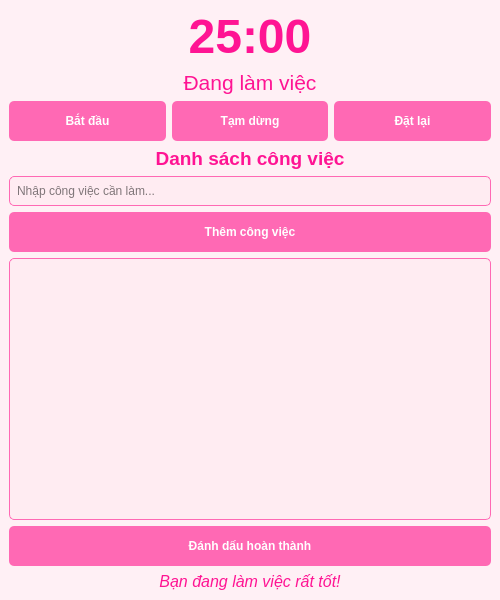
<?xml version="1.0" encoding="UTF-8"?>
<ui version="4.0">
 <class>MainWindow</class>
 <widget class="QMainWindow" name="MainWindow">
  <property name="geometry">
   <rect>
    <x>0</x>
    <y>0</y>
    <width>500</width>
    <height>600</height>
   </rect>
  </property>
  <property name="windowTitle">
   <string>Pomodoro Timer</string>
  </property>
  <property name="styleSheet">
   <string>QMainWindow {
    background-color: #FFF0F5;
}
QLabel {
    color: #FF1493;
}
QPushButton {
    background-color: #FF69B4;
    color: white;
    border-radius: 5px;
    padding: 5px;
    font-weight: bold;
}
QPushButton:hover {
    background-color: #FF1493;
}
QListWidget {
    background-color: #FFECF2;
    border: 1px solid #FF69B4;
    border-radius: 5px;
}
QLineEdit {
    border: 1px solid #FF69B4;
    border-radius: 5px;
    padding: 5px;
    background-color: #FFECF2;
}</string>
  </property>
  <widget class="QWidget" name="centralwidget">
   <layout class="QVBoxLayout" name="verticalLayout">
    <!-- Hiển thị thời gian -->
    <item>
     <widget class="QLabel" name="label_time">
      <property name="font">
       <font>
        <pointsize>36</pointsize>
        <weight>75</weight>
        <bold>true</bold>
       </font>
      </property>
      <property name="alignment">
       <set>Qt::AlignCenter</set>
      </property>
      <property name="text">
       <string>25:00</string>
      </property>
     </widget>
    </item>
    <!-- Hiển thị trạng thái -->
    <item>
     <widget class="QLabel" name="label_status">
      <property name="font">
       <font>
        <pointsize>16</pointsize>
       </font>
      </property>
      <property name="alignment">
       <set>Qt::AlignCenter</set>
      </property>
      <property name="text">
       <string>Đang làm việc</string>
      </property>
     </widget>
    </item>
    <!-- Các nút điều khiển -->
    <item>
     <layout class="QHBoxLayout" name="horizontalLayout">
      <item>
       <widget class="QPushButton" name="button_start">
        <property name="minimumSize">
         <size>
          <width>0</width>
          <height>40</height>
         </size>
        </property>
        <property name="text">
         <string>Bắt đầu</string>
        </property>
       </widget>
      </item>
      <item>
       <widget class="QPushButton" name="button_pause">
        <property name="minimumSize">
         <size>
          <width>0</width>
          <height>40</height>
         </size>
        </property>
        <property name="text">
         <string>Tạm dừng</string>
        </property>
       </widget>
      </item>
      <item>
       <widget class="QPushButton" name="button_reset">
        <property name="minimumSize">
         <size>
          <width>0</width>
          <height>40</height>
         </size>
        </property>
        <property name="text">
         <string>Đặt lại</string>
        </property>
       </widget>
      </item>
     </layout>
    </item>
    <!-- Tiêu đề danh sách công việc -->
    <item>
     <widget class="QLabel" name="label_tasks_title">
      <property name="font">
       <font>
        <pointsize>14</pointsize>
        <weight>75</weight>
        <bold>true</bold>
       </font>
      </property>
      <property name="text">
       <string>Danh sách công việc</string>
      </property>
      <property name="alignment">
       <set>Qt::AlignCenter</set>
      </property>
     </widget>
    </item>
    <!-- Ô nhập công việc -->
    <item>
     <widget class="QLineEdit" name="line_edit_task">
      <property name="minimumSize">
       <size>
        <width>0</width>
        <height>30</height>
       </size>
      </property>
      <property name="placeholderText">
       <string>Nhập công việc cần làm...</string>
      </property>
     </widget>
    </item>
    <!-- Nút thêm công việc -->
    <item>
     <widget class="QPushButton" name="button_add_task">
      <property name="minimumSize">
       <size>
        <width>0</width>
        <height>40</height>
       </size>
      </property>
      <property name="text">
       <string>Thêm công việc</string>
      </property>
     </widget>
    </item>
    <!-- Danh sách công việc -->
    <item>
     <widget class="QListWidget" name="list_widget_tasks">
      <property name="minimumSize">
       <size>
        <width>0</width>
        <height>200</height>
       </size>
      </property>
      <property name="selectionMode">
       <enum>QAbstractItemView::SingleSelection</enum>
      </property>
     </widget>
    </item>
    <!-- Nút đánh dấu hoàn thành -->
    <item>
     <widget class="QPushButton" name="button_mark_done">
      <property name="minimumSize">
       <size>
        <width>0</width>
        <height>40</height>
       </size>
      </property>
      <property name="text">
       <string>Đánh dấu hoàn thành</string>
      </property>
     </widget>
    </item>
    <!-- Thông báo từ AI -->
    <item>
     <widget class="QLabel" name="label_ai_message">
      <property name="font">
       <font>
        <pointsize>12</pointsize>
        <italic>true</italic>
       </font>
      </property>
      <property name="alignment">
       <set>Qt::AlignCenter</set>
      </property>
      <property name="text">
       <string>Bạn đang làm việc rất tốt!</string>
      </property>
     </widget>
    </item>
   </layout>
  </widget>
 </widget>
 <resources/>
 <connections/>
</ui>
